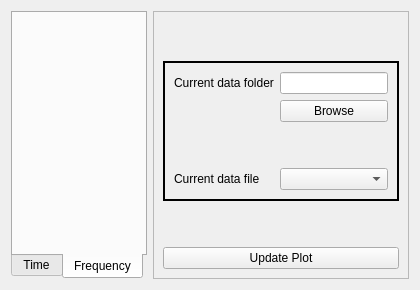
      <widget class="QWidget" name="tab_data">
       <attribute name="title">
        <string>Data</string>
       </attribute>
       <layout class="QHBoxLayout" name="horizontalLayout_3">
        <item>
         <widget class="QTabWidget" name="plotTab">
          <property name="tabPosition">
           <enum>QTabWidget::South</enum>
          </property>
          <property name="currentIndex">
           <number>1</number>
          </property>
          <widget class="QWidget" name="tab_time">
           <attribute name="title">
            <string>Time</string>
           </attribute>
           <layout class="QGridLayout" name="gridLayout_6">
            <item row="0" column="0">
             <widget class="MplWidget" name="timePlotWidget" native="true"/>
            </item>
           </layout>
          </widget>
          <widget class="QWidget" name="tab_frq">
           <attribute name="title">
            <string>Frequency</string>
           </attribute>
           <layout class="QHBoxLayout" name="horizontalLayout">
            <item>
             <widget class="MplWidget" name="frqPlotWidget" native="true"/>
            </item>
           </layout>
          </widget>
         </widget>
        </item>
        <item>
         <widget class="QFrame" name="plotBtnsFrame">
          <property name="frameShape">
           <enum>QFrame::StyledPanel</enum>
          </property>
          <property name="frameShadow">
           <enum>QFrame::Raised</enum>
          </property>
          <layout class="QGridLayout" name="gridLayout_5">
           <item row="1" column="0">
            <widget class="QFrame" name="fileBtnsFrame">
             <property name="frameShape">
              <enum>QFrame::Panel</enum>
             </property>
             <property name="frameShadow">
              <enum>QFrame::Plain</enum>
             </property>
             <property name="lineWidth">
              <number>2</number>
             </property>
             <layout class="QGridLayout" name="gridLayout_7">
              <item row="0" column="0">
               <widget class="QLabel" name="currentDataFolderLabel">
                <property name="text">
                 <string>Current data folder</string>
                </property>
               </widget>
              </item>
              <item row="0" column="1">
               <widget class="QLineEdit" name="currentDataFolder">
                <property name="enabled">
                 <bool>true</bool>
                </property>
                <property name="sizePolicy">
                 <sizepolicy hsizetype="Minimum" vsizetype="Fixed">
                  <horstretch>0</horstretch>
                  <verstretch>0</verstretch>
                 </sizepolicy>
                </property>
                <property name="minimumSize">
                 <size>
                  <width>0</width>
                  <height>0</height>
                 </size>
                </property>
                <property name="readOnly">
                 <bool>true</bool>
                </property>
               </widget>
              </item>
              <item row="3" column="1">
               <widget class="QComboBox" name="datafileCombobox"/>
              </item>
              <item row="1" column="1">
               <widget class="QPushButton" name="browseDataFolderBtn">
                <property name="text">
                 <string>Browse</string>
                </property>
               </widget>
              </item>
              <item row="2" column="1">
               <spacer name="verticalSpacer_2">
                <property name="orientation">
                 <enum>Qt::Vertical</enum>
                </property>
                <property name="sizeType">
                 <enum>QSizePolicy::Fixed</enum>
                </property>
                <property name="sizeHint" stdset="0">
                 <size>
                  <width>20</width>
                  <height>40</height>
                 </size>
                </property>
               </spacer>
              </item>
              <item row="3" column="0">
               <widget class="QLabel" name="currentDataFileLabel">
                <property name="text">
                 <string>Current data file</string>
                </property>
               </widget>
              </item>
             </layout>
            </widget>
           </item>
           <item row="0" column="0">
            <spacer name="verticalSpacer">
             <property name="orientation">
              <enum>Qt::Vertical</enum>
             </property>
             <property name="sizeHint" stdset="0">
              <size>
               <width>20</width>
               <height>40</height>
              </size>
             </property>
            </spacer>
           </item>
           <item row="2" column="0">
            <spacer name="verticalSpacer_3">
             <property name="orientation">
              <enum>Qt::Vertical</enum>
             </property>
             <property name="sizeHint" stdset="0">
              <size>
               <width>20</width>
               <height>40</height>
              </size>
             </property>
            </spacer>
           </item>
           <item row="3" column="0">
            <widget class="QPushButton" name="updatePlotBtn">
             <property name="text">
              <string>Update Plot</string>
             </property>
            </widget>
           </item>
          </layout>
         </widget>
        </item>
       </layout>
      </widget>
